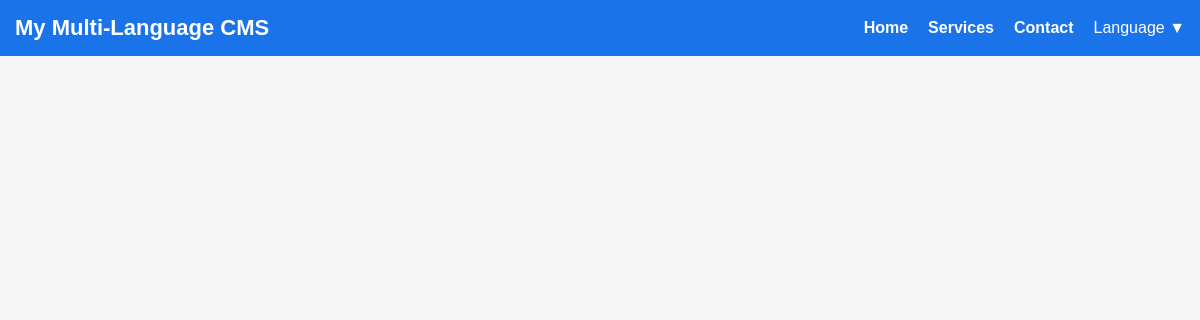
The page /en/contact/ on the database as committed earlier.
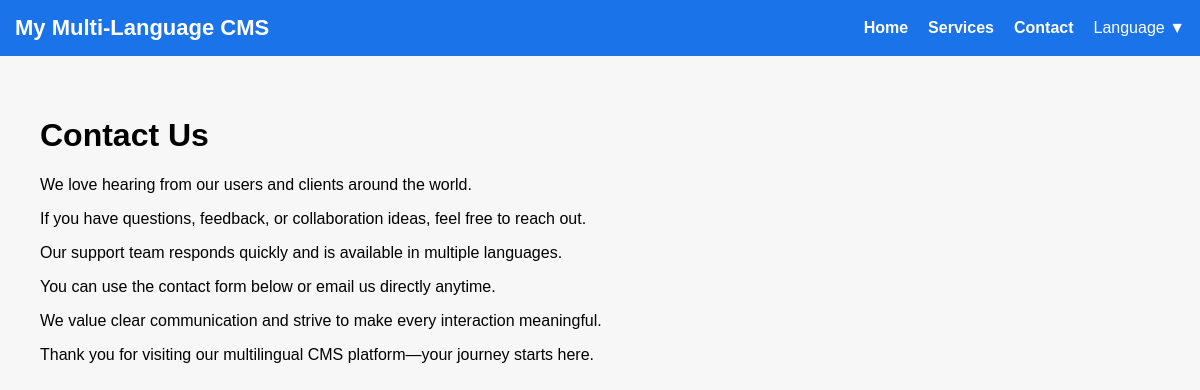
The same page on the database as committed later.
### core/models.py (models this page shows, shortened)
class ContactPage(models.Model):
    title = models.CharField(max_length=200)
    p1 = models.TextField()
    p2 = models.TextField()
    p3 = models.TextField()
    p4 = models.TextField()
    p5 = models.TextField()
    p6 = models.TextField()

### core/views.py (the view)
# urls.py: path('contact/', views.contact, name='contact'),
def contact(request):
    page = ContactPage.objects.first()
    return render(request, "contact.html", {"page": page})

### core/templates/contact.html
{% extends 'base.html' %}
{% block content %}
<h1>{{ page.title }}</h1>
<p>{{ page.p1 }}</p>
<p>{{ page.p2 }}</p>
<p>{{ page.p3 }}</p>
<p>{{ page.p4 }}</p>
<p>{{ page.p5 }}</p>
<p>{{ page.p6 }}</p>
{% endblock %}

Rows that differ between the two databases and show on the page:
added ContactPage: title "Contact Us", p1 "We love hearing from our users and clients around the world.", p2 "If you have questions, feedback, or collaboration ideas, feel free to reach out.", p3 "Our support team responds quickly and is available in multiple languages.", p4 "You can use the contact form below or email us directly anytime.", p5 "We value clear communication and strive to make every interaction meaningful.", p6 "Thank you for visiting our multilingual CMS platform—your journey starts here."
